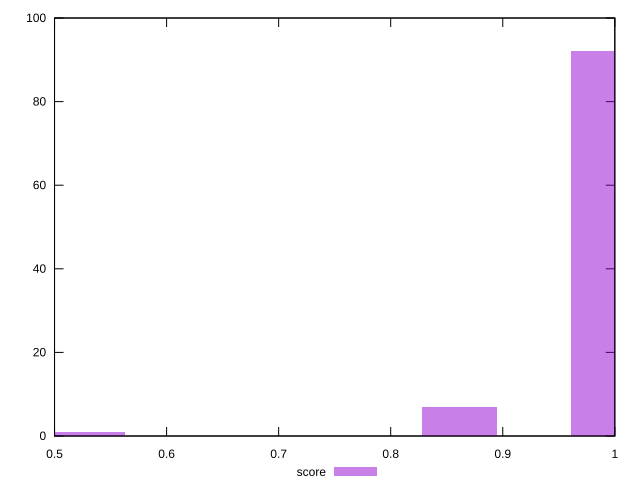

Here is the gnuplot script that generated this plot:
reset

$score <<EOF
0.5301145766118025 1
0.9939648311471296 92
0.8614361869941791 7
EOF

set key outside below
set boxwidth 0.06626432207647531
set xrange [0.5:1]
set yrange [0:100]
set trange [0:100]
set style fill transparent solid 0.5 noborder
set terminal svg size 640, 490 enhanced background rgb 'white'
set output "report_00019_2021-02-10T18-14-37.922Z//uses-http2/samples/pages+cached+noadtech+nomedia/score/histogram.svg"

plot $score title "score" with boxes

reset
